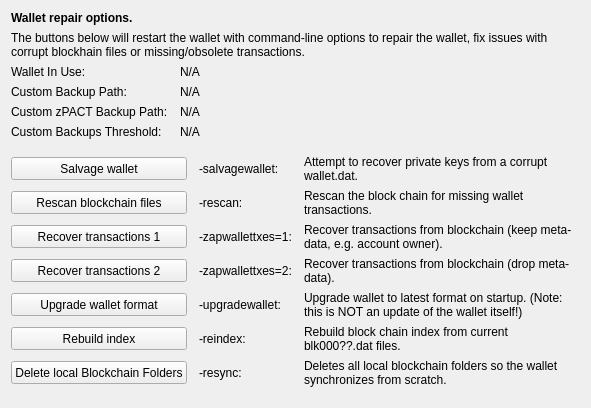
     <widget class="QWidget" name="tab_repair">
      <attribute name="title">
       <string>&amp;Wallet Repair</string>
      </attribute>
      <layout class="QGridLayout" name="gridLayout_4" columnstretch="0,0,0,0">
       <property name="horizontalSpacing">
        <number>12</number>
       </property>
       <item row="0" column="0" colspan="4">
        <widget class="QLabel" name="label_repair_header">
         <property name="font">
          <font>
           <weight>75</weight>
           <bold>true</bold>
          </font>
         </property>
         <property name="text">
          <string>Wallet repair options.</string>
         </property>
        </widget>
       </item>
       <item row="1" column="0" colspan="4">
        <widget class="QLabel" name="label_repair_helptext">
         <property name="font">
          <font>
           <weight>50</weight>
           <bold>false</bold>
          </font>
         </property>
         <property name="text">
          <string>The buttons below will restart the wallet with command-line options to repair the wallet, fix issues with corrupt blockhain files or missing/obsolete transactions.</string>
         </property>
         <property name="wordWrap">
          <bool>true</bool>
         </property>
        </widget>
       </item>
       <item row="2" column="0">
        <widget class="QLabel" name="wallet_path_label">
         <property name="text">
          <string>Wallet In Use:</string>
         </property>
        </widget>
       </item>
       <item row="2" column="1" colspan="3">
        <widget class="QLabel" name="wallet_path">
         <property name="cursor">
          <cursorShape>IBeamCursor</cursorShape>
         </property>
         <property name="text">
          <string>N/A</string>
         </property>
         <property name="textFormat">
          <enum>Qt::PlainText</enum>
         </property>
         <property name="textInteractionFlags">
          <set>Qt::LinksAccessibleByMouse|Qt::TextSelectableByKeyboard|Qt::TextSelectableByMouse</set>
         </property>
        </widget>
       </item>
       <item row="3" column="0">
        <widget class="QLabel" name="wallet_custombackuppath_label">
         <property name="text">
          <string>Custom Backup Path:</string>
         </property>
         <property name="visible">
          <bool>false</bool>
         </property>
        </widget>
       </item>
       <item row="3" column="1" colspan="3">
        <widget class="QLabel" name="wallet_custombackuppath">
         <property name="cursor">
          <cursorShape>IBeamCursor</cursorShape>
         </property>
         <property name="text">
          <string>N/A</string>
         </property>
         <property name="textFormat">
          <enum>Qt::PlainText</enum>
         </property>
         <property name="textInteractionFlags">
          <set>Qt::LinksAccessibleByMouse|Qt::TextSelectableByKeyboard|Qt::TextSelectableByMouse</set>
         </property>
         <property name="visible">
          <bool>false</bool>
         </property>
        </widget>
       </item>
       <item row="4" column="0">
        <widget class="QLabel" name="wallet_customzpactbackuppath_label">
         <property name="text">
          <string>Custom zPACT Backup Path:</string>
         </property>
         <property name="visible">
          <bool>false</bool>
         </property>
        </widget>
       </item>
       <item row="4" column="1" colspan="3">
        <widget class="QLabel" name="wallet_customzpactbackuppath">
         <property name="cursor">
          <cursorShape>IBeamCursor</cursorShape>
         </property>
         <property name="text">
          <string>N/A</string>
         </property>
         <property name="textFormat">
          <enum>Qt::PlainText</enum>
         </property>
         <property name="textInteractionFlags">
          <set>Qt::LinksAccessibleByMouse|Qt::TextSelectableByKeyboard|Qt::TextSelectableByMouse</set>
         </property>
         <property name="visible">
          <bool>false</bool>
         </property>
        </widget>
       </item>
       <item row="5" column="0">
        <widget class="QLabel" name="wallet_custombackupthreshold_label">
         <property name="text">
          <string>Custom Backups Threshold:</string>
         </property>
         <property name="visible">
          <bool>false</bool>
         </property>
        </widget>
       </item>
       <item row="5" column="1" colspan="3">
        <widget class="QLabel" name="wallet_custombackupthreshold">
         <property name="cursor">
          <cursorShape>IBeamCursor</cursorShape>
         </property>
         <property name="text">
          <string>N/A</string>
         </property>
         <property name="textFormat">
          <enum>Qt::PlainText</enum>
         </property>
         <property name="textInteractionFlags">
          <set>Qt::LinksAccessibleByMouse|Qt::TextSelectableByKeyboard|Qt::TextSelectableByMouse</set>
         </property>
         <property name="visible">
          <bool>false</bool>
         </property>
        </widget>
       </item>
       <item row="6" column="0">
        <spacer name="verticalSpacer_repair1">
         <property name="orientation">
          <enum>Qt::Vertical</enum>
         </property>
         <property name="sizeHint" stdset="0">
          <size>
           <width>10</width>
           <height>10</height>
          </size>
         </property>
        </spacer>
       </item>
       <item row="7" column="0" colspan="2">
        <widget class="QPushButton" name="btn_salvagewallet">
         <property name="minimumSize">
          <size>
           <width>100</width>
           <height>23</height>
          </size>
         </property>
         <property name="text">
          <string>Salvage wallet</string>
         </property>
        </widget>
       </item>
       <item row="7" column="2">
        <widget class="QLabel" name="label_repair_salvage_command">
         <property name="text">
          <string notr="true">-salvagewallet:</string>
         </property>
        </widget>
       </item>
       <item row="7" column="3">
        <widget class="QLabel" name="label_repair_salvage">
         <property name="text">
          <string>Attempt to recover private keys from a corrupt wallet.dat.</string>
         </property>
         <property name="wordWrap">
          <bool>true</bool>
         </property>
        </widget>
       </item>
       <item row="8" column="0" colspan="2">
        <widget class="QPushButton" name="btn_rescan">
         <property name="minimumSize">
          <size>
           <width>100</width>
           <height>23</height>
          </size>
         </property>
         <property name="text">
          <string>Rescan blockchain files</string>
         </property>
        </widget>
       </item>
       <item row="8" column="2">
        <widget class="QLabel" name="label_repair_rescan_command">
         <property name="text">
          <string notr="true">-rescan:</string>
         </property>
        </widget>
       </item>
       <item row="8" column="3">
        <widget class="QLabel" name="label_repair_rescan">
         <property name="text">
          <string>Rescan the block chain for missing wallet transactions.</string>
         </property>
         <property name="wordWrap">
          <bool>true</bool>
         </property>
        </widget>
       </item>
       <item row="9" column="0" colspan="2">
        <widget class="QPushButton" name="btn_zapwallettxes1">
         <property name="minimumSize">
          <size>
           <width>100</width>
           <height>23</height>
          </size>
         </property>
         <property name="text">
          <string>Recover transactions 1</string>
         </property>
        </widget>
       </item>
       <item row="9" column="2">
        <widget class="QLabel" name="label_repair_zap1_command">
         <property name="text">
          <string notr="true">-zapwallettxes=1:</string>
         </property>
        </widget>
       </item>
       <item row="9" column="3">
        <widget class="QLabel" name="label_repair_zap1">
         <property name="text">
          <string>Recover transactions from blockchain (keep meta-data, e.g. account owner).</string>
         </property>
         <property name="wordWrap">
          <bool>true</bool>
         </property>
        </widget>
       </item>
       <item row="10" column="0" colspan="2">
        <widget class="QPushButton" name="btn_zapwallettxes2">
         <property name="minimumSize">
          <size>
           <width>100</width>
           <height>23</height>
          </size>
         </property>
         <property name="text">
          <string>Recover transactions 2</string>
         </property>
        </widget>
       </item>
       <item row="10" column="2">
        <widget class="QLabel" name="label_repair_zap2_command">
         <property name="text">
          <string notr="true">-zapwallettxes=2:</string>
         </property>
        </widget>
       </item>
       <item row="10" column="3">
        <widget class="QLabel" name="label_repair_zap2">
         <property name="text">
          <string>Recover transactions from blockchain (drop meta-data).</string>
         </property>
         <property name="wordWrap">
          <bool>true</bool>
         </property>
        </widget>
       </item>
       <item row="11" column="0" colspan="2">
        <widget class="QPushButton" name="btn_upgradewallet">
         <property name="minimumSize">
          <size>
           <width>100</width>
           <height>23</height>
          </size>
         </property>
         <property name="text">
          <string>Upgrade wallet format</string>
         </property>
        </widget>
       </item>
       <item row="11" column="2">
        <widget class="QLabel" name="label_repair_upgrade_command">
         <property name="text">
          <string notr="true">-upgradewallet:</string>
         </property>
        </widget>
       </item>
       <item row="11" column="3">
        <widget class="QLabel" name="label_repair_upgrade">
         <property name="text">
          <string>Upgrade wallet to latest format on startup. (Note: this is NOT an update of the wallet itself!)</string>
         </property>
         <property name="wordWrap">
          <bool>true</bool>
         </property>
        </widget>
       </item>
       <item row="12" column="0" colspan="2">
        <widget class="QPushButton" name="btn_reindex">
         <property name="minimumSize">
          <size>
           <width>100</width>
           <height>23</height>
          </size>
         </property>
         <property name="text">
          <string>Rebuild index</string>
         </property>
        </widget>
       </item>
       <item row="12" column="2">
        <widget class="QLabel" name="label_repair_reindex_command">
         <property name="text">
          <string notr="true">-reindex:</string>
         </property>
        </widget>
       </item>
       <item row="12" column="3">
        <widget class="QLabel" name="label_repair_reindex">
         <property name="text">
          <string>Rebuild block chain index from current blk000??.dat files.</string>
         </property>
         <property name="wordWrap">
          <bool>true</bool>
         </property>
        </widget>
       </item>
       <item row="13" column="0" colspan="2">
        <widget class="QPushButton" name="btn_resync">
         <property name="minimumSize">
          <size>
           <width>100</width>
           <height>23</height>
          </size>
         </property>
         <property name="text">
          <string>Delete local Blockchain Folders</string>
         </property>
        </widget>
       </item>
       <item row="13" column="2">
        <widget class="QLabel" name="label_repair_resync_command">
         <property name="text">
          <string>-resync:</string>
         </property>
        </widget>
       </item>
       <item row="13" column="3">
        <widget class="QLabel" name="label_repair_resync">
         <property name="text">
          <string>Deletes all local blockchain folders so the wallet synchronizes from scratch.</string>
         </property>
         <property name="wordWrap">
          <bool>true</bool>
         </property>
        </widget>
       </item>
       <item row="14" column="0">
        <spacer name="verticalSpacer_repair2">
         <property name="orientation">
          <enum>Qt::Vertical</enum>
         </property>
         <property name="sizeHint" stdset="0">
          <size>
           <width>20</width>
           <height>10</height>
          </size>
         </property>
        </spacer>
       </item>
      </layout>
     </widget>
